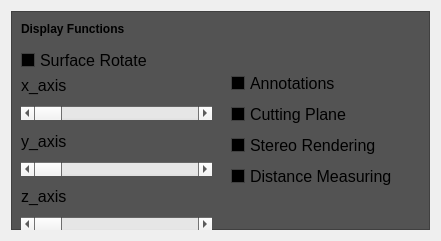
   <widget class="QWidget" name="layoutWidget">
    <property name="geometry">
     <rect>
      <x>610</x>
      <y>480</y>
      <width>441</width>
      <height>241</height>
     </rect>
    </property>
    <layout class="QVBoxLayout" name="verticalLayout_3">
     <item>
      <widget class="QFrame" name="frame_3">
       <property name="palette">
        <palette>
         <active>
          <colorrole role="Base">
           <brush brushstyle="SolidPattern">
            <color alpha="255">
             <red>0</red>
             <green>0</green>
             <blue>0</blue>
            </color>
           </brush>
          </colorrole>
          <colorrole role="Window">
           <brush brushstyle="SolidPattern">
            <color alpha="255">
             <red>83</red>
             <green>83</green>
             <blue>83</blue>
            </color>
           </brush>
          </colorrole>
         </active>
         <inactive>
          <colorrole role="Base">
           <brush brushstyle="SolidPattern">
            <color alpha="255">
             <red>0</red>
             <green>0</green>
             <blue>0</blue>
            </color>
           </brush>
          </colorrole>
          <colorrole role="Window">
           <brush brushstyle="SolidPattern">
            <color alpha="255">
             <red>83</red>
             <green>83</green>
             <blue>83</blue>
            </color>
           </brush>
          </colorrole>
         </inactive>
         <disabled>
          <colorrole role="Base">
           <brush brushstyle="SolidPattern">
            <color alpha="255">
             <red>83</red>
             <green>83</green>
             <blue>83</blue>
            </color>
           </brush>
          </colorrole>
          <colorrole role="Window">
           <brush brushstyle="SolidPattern">
            <color alpha="255">
             <red>83</red>
             <green>83</green>
             <blue>83</blue>
            </color>
           </brush>
          </colorrole>
         </disabled>
        </palette>
       </property>
       <property name="autoFillBackground">
        <bool>true</bool>
       </property>
       <property name="frameShape">
        <enum>QFrame::StyledPanel</enum>
       </property>
       <property name="frameShadow">
        <enum>QFrame::Raised</enum>
       </property>
       <widget class="QCheckBox" name="checkBox_R">
        <property name="geometry">
         <rect>
          <x>10</x>
          <y>40</y>
          <width>211</width>
          <height>18</height>
         </rect>
        </property>
        <property name="font">
         <font>
          <pointsize>12</pointsize>
         </font>
        </property>
        <property name="text">
         <string>Surface Rotate</string>
        </property>
       </widget>
       <widget class="QLabel" name="label_12">
        <property name="geometry">
         <rect>
          <x>10</x>
          <y>10</y>
          <width>201</width>
          <height>16</height>
         </rect>
        </property>
        <property name="palette">
         <palette>
          <active>
           <colorrole role="WindowText">
            <brush brushstyle="SolidPattern">
             <color alpha="255">
              <red>0</red>
              <green>0</green>
              <blue>0</blue>
             </color>
            </brush>
           </colorrole>
           <colorrole role="Text">
            <brush brushstyle="SolidPattern">
             <color alpha="255">
              <red>255</red>
              <green>255</green>
              <blue>255</blue>
             </color>
            </brush>
           </colorrole>
           <colorrole role="ButtonText">
            <brush brushstyle="SolidPattern">
             <color alpha="255">
              <red>0</red>
              <green>0</green>
              <blue>0</blue>
             </color>
            </brush>
           </colorrole>
          </active>
          <inactive>
           <colorrole role="WindowText">
            <brush brushstyle="SolidPattern">
             <color alpha="255">
              <red>0</red>
              <green>0</green>
              <blue>0</blue>
             </color>
            </brush>
           </colorrole>
           <colorrole role="Text">
            <brush brushstyle="SolidPattern">
             <color alpha="255">
              <red>255</red>
              <green>255</green>
              <blue>255</blue>
             </color>
            </brush>
           </colorrole>
           <colorrole role="ButtonText">
            <brush brushstyle="SolidPattern">
             <color alpha="255">
              <red>0</red>
              <green>0</green>
              <blue>0</blue>
             </color>
            </brush>
           </colorrole>
          </inactive>
          <disabled>
           <colorrole role="WindowText">
            <brush brushstyle="SolidPattern">
             <color alpha="255">
              <red>51</red>
              <green>51</green>
              <blue>51</blue>
             </color>
            </brush>
           </colorrole>
           <colorrole role="Text">
            <brush brushstyle="SolidPattern">
             <color alpha="255">
              <red>51</red>
              <green>51</green>
              <blue>51</blue>
             </color>
            </brush>
           </colorrole>
           <colorrole role="ButtonText">
            <brush brushstyle="SolidPattern">
             <color alpha="255">
              <red>51</red>
              <green>51</green>
              <blue>51</blue>
             </color>
            </brush>
           </colorrole>
          </disabled>
         </palette>
        </property>
        <property name="font">
         <font>
          <weight>75</weight>
          <italic>false</italic>
          <bold>true</bold>
         </font>
        </property>
        <property name="text">
         <string>Display Functions</string>
        </property>
       </widget>
       <widget class="QWidget" name="layoutWidget">
        <property name="geometry">
         <rect>
          <x>220</x>
          <y>60</y>
          <width>209</width>
          <height>119</height>
         </rect>
        </property>
        <layout class="QVBoxLayout" name="verticalLayout_4">
         <item>
          <widget class="QCheckBox" name="checkBox_Anno">
           <property name="font">
            <font>
             <pointsize>12</pointsize>
            </font>
           </property>
           <property name="text">
            <string>Annotations</string>
           </property>
          </widget>
         </item>
         <item>
          <widget class="QCheckBox" name="checkBox_P">
           <property name="font">
            <font>
             <pointsize>12</pointsize>
            </font>
           </property>
           <property name="text">
            <string>Cutting Plane</string>
           </property>
          </widget>
         </item>
         <item>
          <widget class="QCheckBox" name="checkBox_Stereo">
           <property name="font">
            <font>
             <pointsize>12</pointsize>
            </font>
           </property>
           <property name="text">
            <string>Stereo Rendering</string>
           </property>
          </widget>
         </item>
         <item>
          <widget class="QCheckBox" name="checkBox_D">
           <property name="font">
            <font>
             <pointsize>12</pointsize>
            </font>
           </property>
           <property name="text">
            <string>Distance Measuring</string>
           </property>
          </widget>
         </item>
        </layout>
       </widget>
       <widget class="QWidget" name="layoutWidget">
        <property name="geometry">
         <rect>
          <x>10</x>
          <y>60</y>
          <width>191</width>
          <height>160</height>
         </rect>
        </property>
        <layout class="QVBoxLayout" name="verticalLayout_5">
         <item>
          <widget class="QLabel" name="label_3">
           <property name="font">
            <font>
             <pointsize>12</pointsize>
            </font>
           </property>
           <property name="text">
            <string>x_axis</string>
           </property>
          </widget>
         </item>
         <item>
          <widget class="QScrollBar" name="x_slider">
           <property name="font">
            <font>
             <pointsize>12</pointsize>
            </font>
           </property>
           <property name="orientation">
            <enum>Qt::Horizontal</enum>
           </property>
          </widget>
         </item>
         <item>
          <widget class="QLabel" name="label_4">
           <property name="font">
            <font>
             <pointsize>12</pointsize>
            </font>
           </property>
           <property name="text">
            <string>y_axis</string>
           </property>
          </widget>
         </item>
         <item>
          <widget class="QScrollBar" name="y_slider">
           <property name="orientation">
            <enum>Qt::Horizontal</enum>
           </property>
          </widget>
         </item>
         <item>
          <widget class="QLabel" name="label_5">
           <property name="font">
            <font>
             <pointsize>12</pointsize>
            </font>
           </property>
           <property name="text">
            <string>z_axis</string>
           </property>
          </widget>
         </item>
         <item>
          <widget class="QScrollBar" name="z_slider">
           <property name="orientation">
            <enum>Qt::Horizontal</enum>
           </property>
          </widget>
         </item>
        </layout>
       </widget>
      </widget>
     </item>
    </layout>
   </widget>
